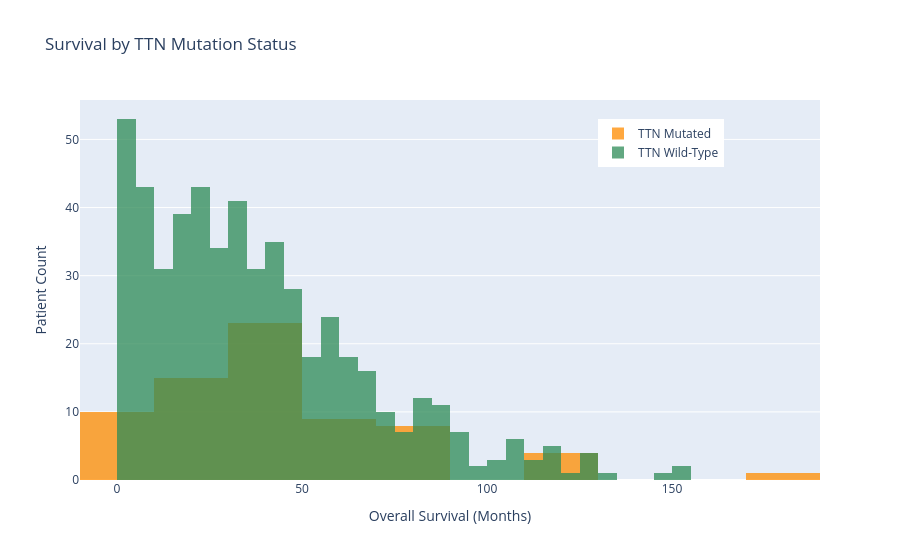

Source (notebook cell):
### Code cell
import plotly.graph_objects as go

# Split survival data based on TTN mutation
ttn_mut = df3[df3['TTN'] == 1]['Overall Survival (Months)']
ttn_wt = df3[df3['TTN'] == 0]['Overall Survival (Months)']

# Create the histogram
fig = go.Figure()

fig.add_trace(go.Histogram(
    x=ttn_mut,
    name='TTN Mutated',
    opacity=0.75,
    marker_color='darkorange'
))

fig.add_trace(go.Histogram(
    x=ttn_wt,
    name='TTN Wild-Type',
    opacity=0.75,
    marker_color='seagreen'
))

# Overlay both histograms
fig.update_layout(
    barmode='overlay',
    title='Survival by TTN Mutation Status',
    xaxis_title='Overall Survival (Months)',
    yaxis_title='Patient Count',
    legend=dict(x=0.7, y=0.95)
)

fig.show()

### Figure 1 — Plotly figure (JSON) as saved in the notebook; plotly's stock layout.template omitted (floating-point values rounded to 4 significant figures; data arrays with more than 128 entries replaced by an {"elided": "..."} marker saying what was removed)
{"data": [{"marker": {"color": "darkorange"}, "name": "TTN Mutated", "opacity": 0.75, "type": "histogram", "x": [43.89, 40.97, 46.58, 11.86, 48.72, 76.51, 84.13, 35.55, 41.59, 71.06, 12.45, 35.41, 2.5, 11.53, 20.34, 13.6, 68.89, 111.3, 66.62, 43.33, 49.57, 50.33, 48.75, 77.04, 81.11, 55.19, 32.33, 124.3, 4.24, 127.2, 65.64, 80.09, 47.5, 49.64, 2.76, 54.47, 33.28, 39.06, 7.65, 6.24, 4.83, 18.66, 72.86, 12.45, 9.1, 28.15, 57.03, 36.2, 16.62, 26.94, 34.95, 2.99, 41.03, 15.01, 13.01, 1.02, 19.97, 29.01, 62.42, 30.03, 180.1, 116.0, 34.36, 38.14, 5.52, 17.97, 30.62, 71.68, 61.6, 44.48]}, {"marker": {"color": "seagreen"}, "name": "TTN Wild-Type", "opacity": 0.75, "type": "histogram", "x": {"elided": "547 float values"}}], "layout": {"barmode": "overlay", "legend": {"x": 0.7, "y": 0.95}, "title": {"text": "Survival by TTN Mutation Status"}, "xaxis": {"title": {"text": "Overall Survival (Months)"}}, "yaxis": {"title": {"text": "Patient Count"}}}}
